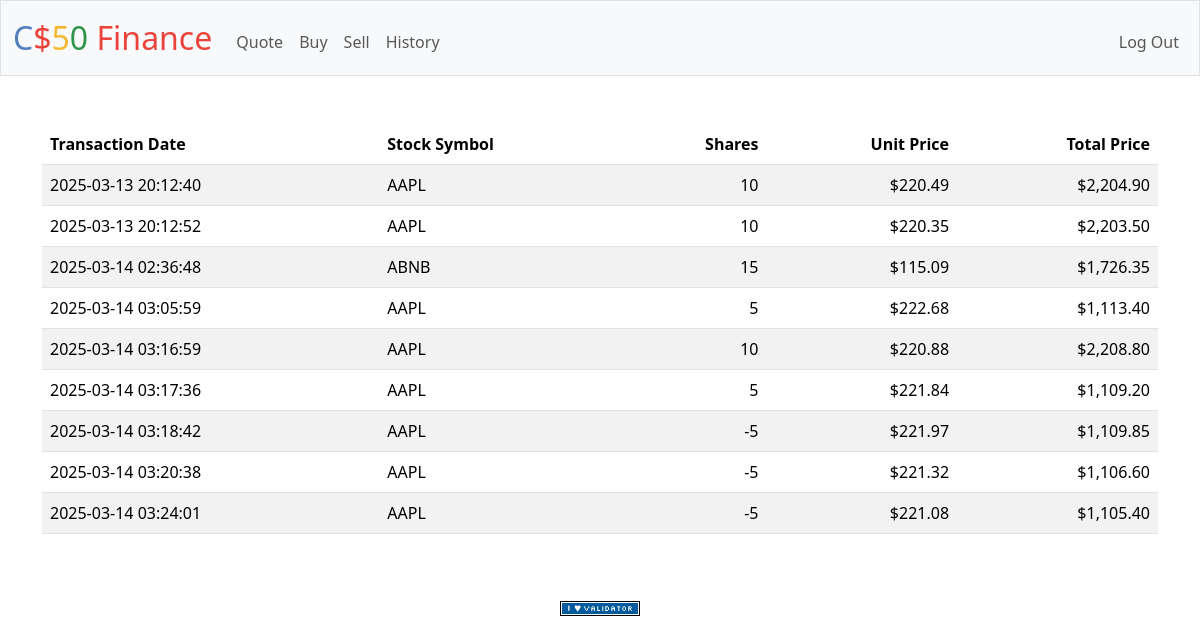
/history (signed in), run on the app's committed database.
### tables this page shows
CREATE TABLE transactions ( 
    id INTEGER PRIMARY KEY AUTOINCREMENT, 
    timestamp DATETIME DEFAULT CURRENT_TIMESTAMP, 
    user_id INTEGER, 
    symbol TEXT, 
    shares INTEGER, 
    unit_price REAL, 
    total_price REAL, 
    FOREIGN KEY (user_id) REFERENCES users(id) 
);

### app.py (the view)
@app.route("/history")
@login_required
def history():
    user_id = session["user_id"]
    transactions = db.execute("SELECT * FROM transactions WHERE user_id = (?)", user_id)
    return render_template("transaction.html", transactions= transactions)

### app.py (called while the page is built)
@app.after_request
def after_request(response):
    response.headers["Cache-Control"] = "no-cache, no-store, must-revalidate"
    response.headers["Expires"] = 0
    response.headers["Pragma"] = "no-cache"
    return response

### helpers.py (called while the page is built)
def login_required(f):
    @wraps(f)
    def decorated_function(*args, **kwargs):
        if session.get("user_id") is None:
            return redirect("/login")
        return f(*args, **kwargs)
    return decorated_function

def usd(value):
    return f"${value:,.2f}"

### templates/transaction.html (shortened to what this page needs)
{% extends "layout.html" %}
{% block main %}
    <table class="table table-striped">
        <thead>
            <tr>
                <th class="text-start">Transaction Date</th>
                <th class="text-start">Stock Symbol</th>
                <th class="text-end">Shares</th>
                <th class="text-end">Unit Price</th>
                <th class="text-end">Total Price</th>
            </tr>
        </thead>
        <tbody>
            {% for record in transactions %}
                <tr>
                    <td class="text-start">{{ record.get("timestamp") }}</td>
                    <td class="text-start">{{ record.get("symbol") }}</td>
                    <td class="text-end">{{ record.get("shares")}}</td>
                    <td class="text-end">{{ record.get("unit_price") | usd }}</td>
                    <td class="text-end">{{ record.get("total_price") | usd }}</td>
                </tr>
            {% endfor %}
        </tbody>
    </table>
{% endblock %}

### templates/layout.html (shortened to what this page needs)
<!DOCTYPE html>
<html lang="en">
    <head>
        <link href="https://cdn.jsdelivr.net/npm/bootstrap@5.3.3/dist/css/bootstrap.min.css" rel="stylesheet">
        <link href="/static/styles.css" rel="stylesheet">
    </head>
    <body>
        <nav class="bg-light border navbar navbar-expand-md navbar-light">
            <div class="container-fluid">
                <a class="navbar-brand" href="/"><span class="blue">C</span><span class="red">$</span><span class="yellow">5</span><span class="green">0</span> <span class="red">Finance</span></a>
                <div class="collapse navbar-collapse" id="navbar">
                    {% if session["user_id"] %}
                        <ul class="navbar-nav me-auto mt-2">
                            <li class="nav-item"><a class="nav-link" href="/quote">Quote</a></li>
                            <li class="nav-item"><a class="nav-link" href="/buy">Buy</a></li>
                            <li class="nav-item"><a class="nav-link" href="/sell">Sell</a></li>
                            <li class="nav-item"><a class="nav-link" href="/history">History</a></li>
                        </ul>
                        <ul class="navbar-nav ms-auto mt-2">
                            <li class="nav-item"><a class="nav-link" href="/logout">Log Out</a></li>
                        </ul>
                    {% else %}
                        <ul class="navbar-nav ms-auto mt-2">
                            <li class="nav-item"><a class="nav-link" href="/register">Register</a></li>
                            <li class="nav-item"><a class="nav-link" href="/login">Log In</a></li>
                        </ul>
                    {% endif %}
                </div>
            </div>
        </nav>
        <main class="container py-5 text-center">
            {% block main %}{% endblock %}
        </main>
        <footer class="mb-5">
            <form action="https://validator.w3.org/check" class="text-center" enctype="multipart/form-data" method="post" target="_blank">
                <input alt="Validate" src="/static/I_heart_validator.png" type="image">
            </form>
        </footer>
    </body>
</html>

### static/styles.css (style rules this page uses)
nav .navbar-brand { font-size: xx-large; }
nav .navbar-brand .blue { color: #537fbe; }
nav .navbar-brand .red { color: #ea433b; }
nav .navbar-brand .yellow { color: #f5b82e; }
nav .navbar-brand .green { color: #2e944b; }

### data on the page
transactions: get "2025-03-13 20:12:40", get "AAPL", get "10", get "$220.49", get "$2,204.90"
transactions: get "2025-03-13 20:12:52", get "AAPL", get "10", get "$220.35", get "$2,203.50"
transactions: get "2025-03-14 02:36:48", get "ABNB", get "15", get "$115.09", get "$1,726.35"
transactions: get "2025-03-14 03:05:59", get "AAPL", get "5", get "$222.68", get "$1,113.40"
transactions: get "2025-03-14 03:16:59", get "AAPL", get "10", get "$220.88", get "$2,208.80"
transactions: get "2025-03-14 03:17:36", get "AAPL", get "5", get "$221.84", get "$1,109.20"
transactions: get "2025-03-14 03:18:42", get "AAPL", get "-5", get "$221.97", get "$1,109.85"
transactions: get "2025-03-14 03:20:38", get "AAPL", get "-5", get "$221.32", get "$1,106.60"
transactions: get "2025-03-14 03:24:01", get "AAPL", get "-5", get "$221.08", get "$1,105.40"
